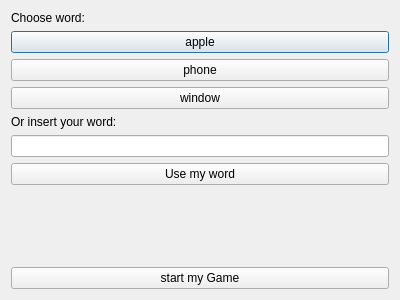
<?xml version="1.0" encoding="UTF-8"?>
<ui version="4.0">
 <class>ChooseWord</class>
 <widget class="QDialog" name="ChooseWord">
  <property name="geometry">
   <rect>
    <x>0</x>
    <y>0</y>
    <width>400</width>
    <height>300</height>
   </rect>
  </property>
  <property name="windowTitle">
   <string>Choose word</string>
  </property>
  <layout class="QVBoxLayout" name="verticalLayout">
   <item>
    <layout class="QVBoxLayout" name="verticalLayout_2">
     <item>
      <widget class="QLabel" name="label">
       <property name="text">
        <string>Choose word:</string>
       </property>
      </widget>
     </item>
     <item>
      <widget class="QPushButton" name="pbFirstWord">
       <property name="text">
        <string>apple</string>
       </property>
      </widget>
     </item>
     <item>
      <widget class="QPushButton" name="pbSecondWord">
       <property name="text">
        <string>phone</string>
       </property>
      </widget>
     </item>
     <item>
      <widget class="QPushButton" name="pbThirdWord">
       <property name="text">
        <string>window</string>
       </property>
      </widget>
     </item>
     <item>
      <widget class="QLabel" name="label_2">
       <property name="text">
        <string>Or insert your word:</string>
       </property>
      </widget>
     </item>
     <item>
      <widget class="QLineEdit" name="lnInsertWord"/>
     </item>
     <item>
      <widget class="QPushButton" name="pbUseMyWord">
       <property name="text">
        <string>Use my word</string>
       </property>
      </widget>
     </item>
     <item>
      <spacer name="verticalSpacer">
       <property name="orientation">
        <enum>Qt::Vertical</enum>
       </property>
       <property name="sizeHint" stdset="0">
        <size>
         <width>20</width>
         <height>40</height>
        </size>
       </property>
      </spacer>
     </item>
     <item>
      <widget class="QPushButton" name="pbCreateGame">
       <property name="text">
        <string>start my Game</string>
       </property>
      </widget>
     </item>
    </layout>
   </item>
  </layout>
 </widget>
 <resources/>
 <connections/>
</ui>
